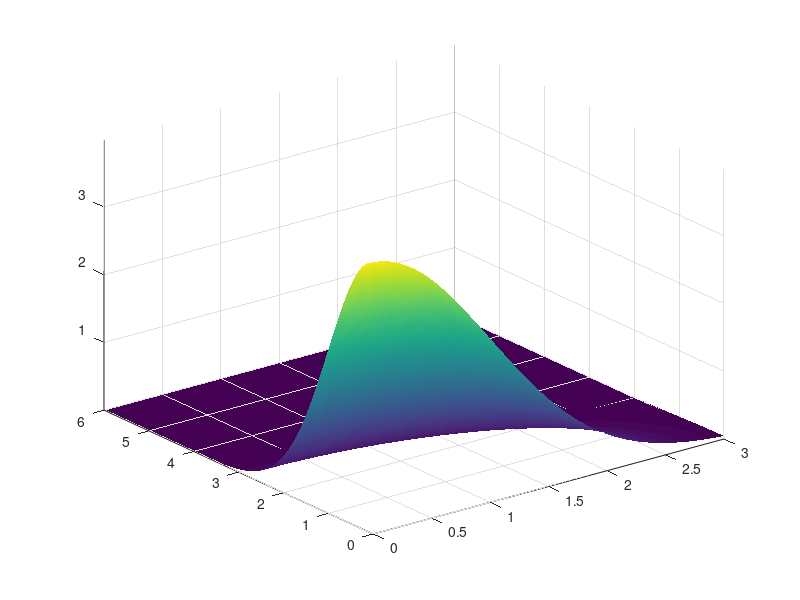

The MATLAB source for this figure: (Note: this script raises an error after producing the figure.)
clc
clear 
close all
N = 3.0;
x=linspace(0, N);
y=2*x;
[X,Y]=meshgrid(x,y);
z=(10/sqrt(2*pi).*exp(-(X.^2/2)-(Y.^2/2)));
surf(X,Y,z);
shading interp
axis tight

z=mascara_fisica(z,x',y',0);

figure
surf(X,Y,z);
xlabel("x")
ylabel("y")
shading interp
axis tight